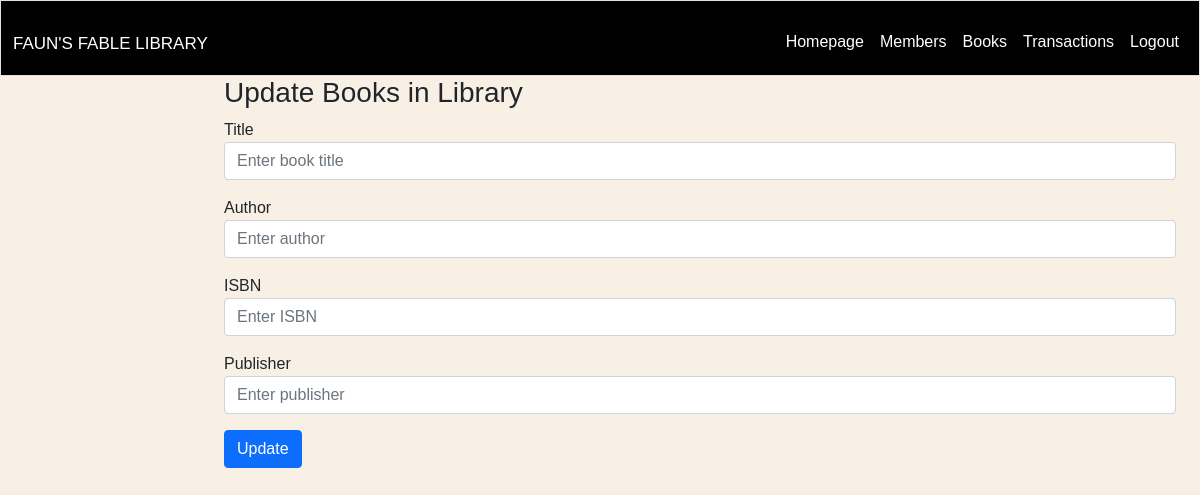
The app's page /update-book/3, older data.
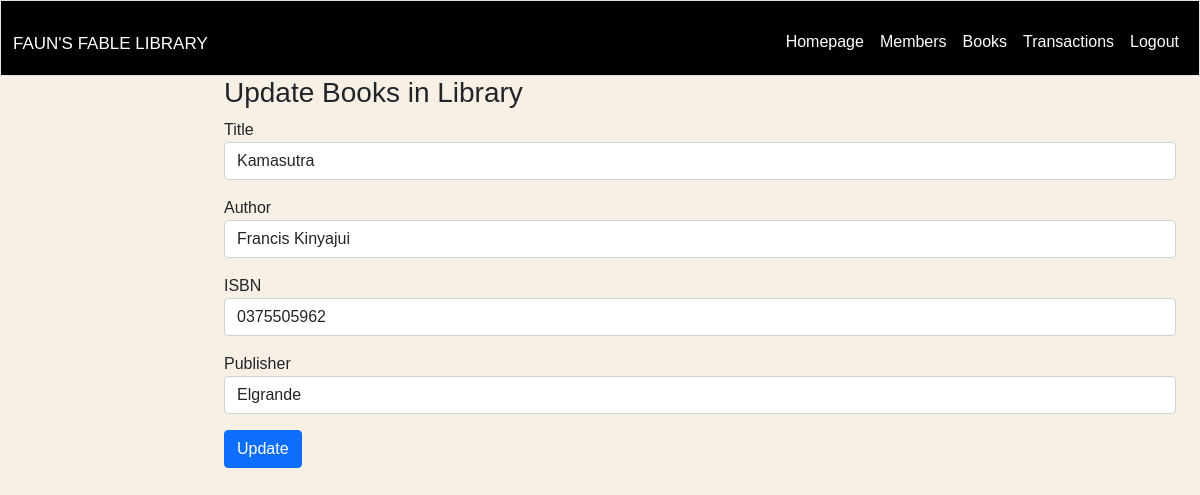
The same page, newer data.
### app/models.py (models this page shows, shortened)
class Book(db.Model):
    __tablename__ = 'books'
    id = db.Column(db.Integer, primary_key=True, unique=True)
    title = db.Column(db.String(20), nullable=False)
    author = db.Column(db.String(20), nullable=False)
    isbn = db.Column(db.String(20), nullable=False, unique=True)
    publisher = db.Column(db.String(150), nullable=False)
    Quantity = db.Column(db.Integer, default=0)

### app/routes/book.py (the view, shortened to what this page needs)
@bp.route('/update-book/<int:book_id>', methods=['GET', 'POST'])
def update_book(book_id):
    book_to_update = Book.query.get(book_id)
    form = UpdateBookForm()
    if book_to_update:
        if request.method == 'GET':
            form.title.data = book_to_update.title
            form.author.data = book_to_update.author
            form.isbn.data = book_to_update.isbn
            form.publisher.data = book_to_update.publisher
    return render_template('book/update_book.html', form=form, book_to_update=book_to_update, book_id=book_id)

### app/routes/book.py
class UpdateBookForm(FlaskForm):
    author = StringField('Author', validators=[InputRequired(), Length(max=255)])
    title = StringField('Title', validators=[InputRequired(), Length(max=255)])
    publisher = StringField('Publisher', validators=[InputRequired(), Length(max=255)])
    isbn = StringField('ISBN', validators=[InputRequired(), Length(max=20)])
    submit = SubmitField('Update')

### app/templates/book/update_book.html (shortened to what this page needs)
{% extends "layout.html" %}
{% block main %}
<h3>Update Books in Library</h3>
<form method="POST" action="/update-book/{{book_to_update.id}}">
  <div class="mb-3">
    {{ form.title.label }} {{ form.title(class="form-control", placeholder="Enter book title") }}
  </div>
  <div class="mb-3">
    {{ form.author.label }} {{ form.author(class="form-control", placeholder="Enter author") }}
  </div>
  <div class="mb-3">
    {{ form.isbn.label }} {{ form.isbn(class="form-control", placeholder="Enter ISBN") }}
  </div>
  <div class="mb-3">
    {{ form.publisher.label }} {{ form.publisher(class="form-control", placeholder="Enter publisher") }}
  </div>
  <button type="submit" class="btn btn-primary">Update</button>
</form>
{% endblock %}

Row changes from the older to the newer data that the page shows:
added Book: title "Kamasutra", author "Francis Kinyajui", isbn "0375505962", publisher "Elgrande"
